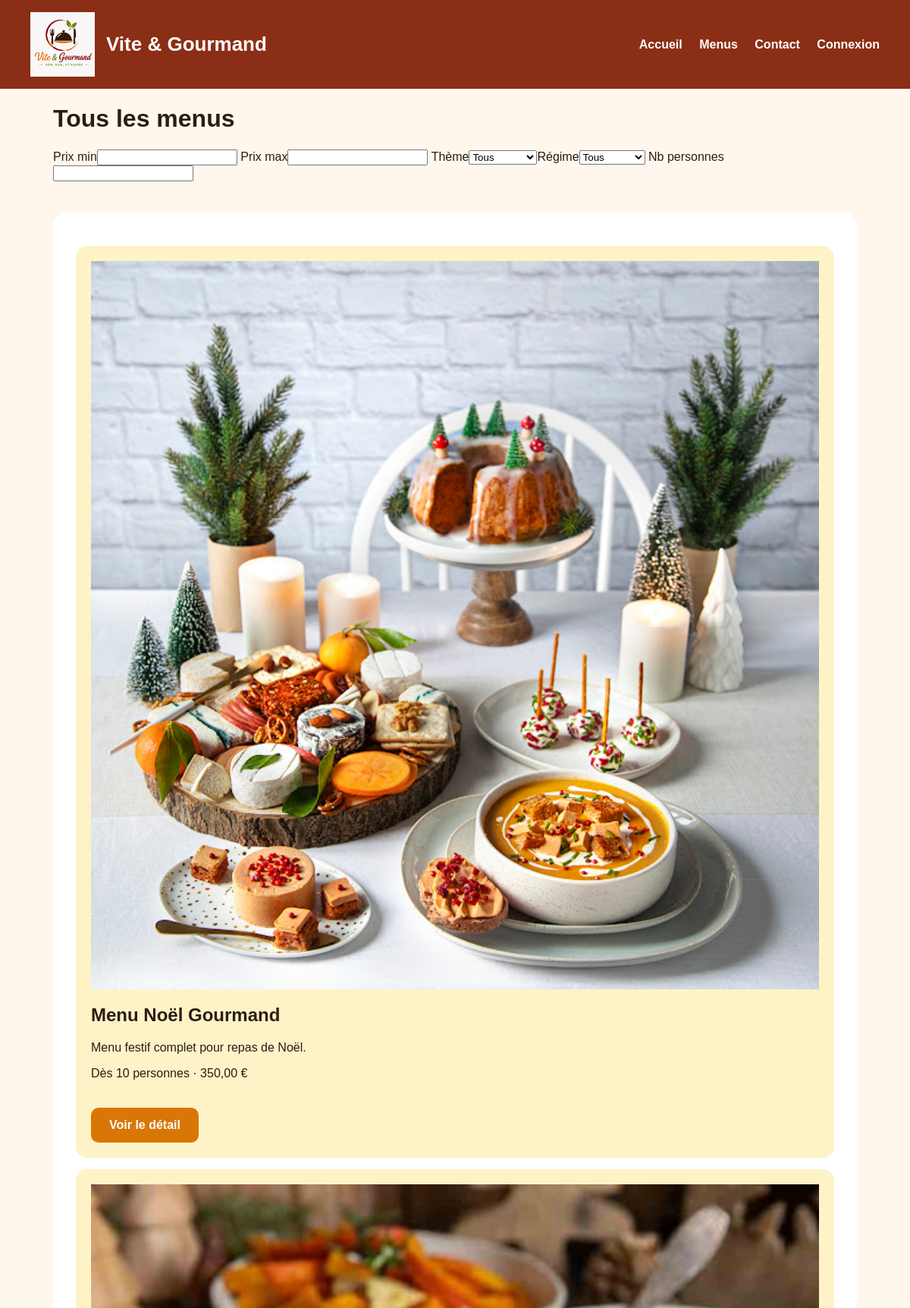
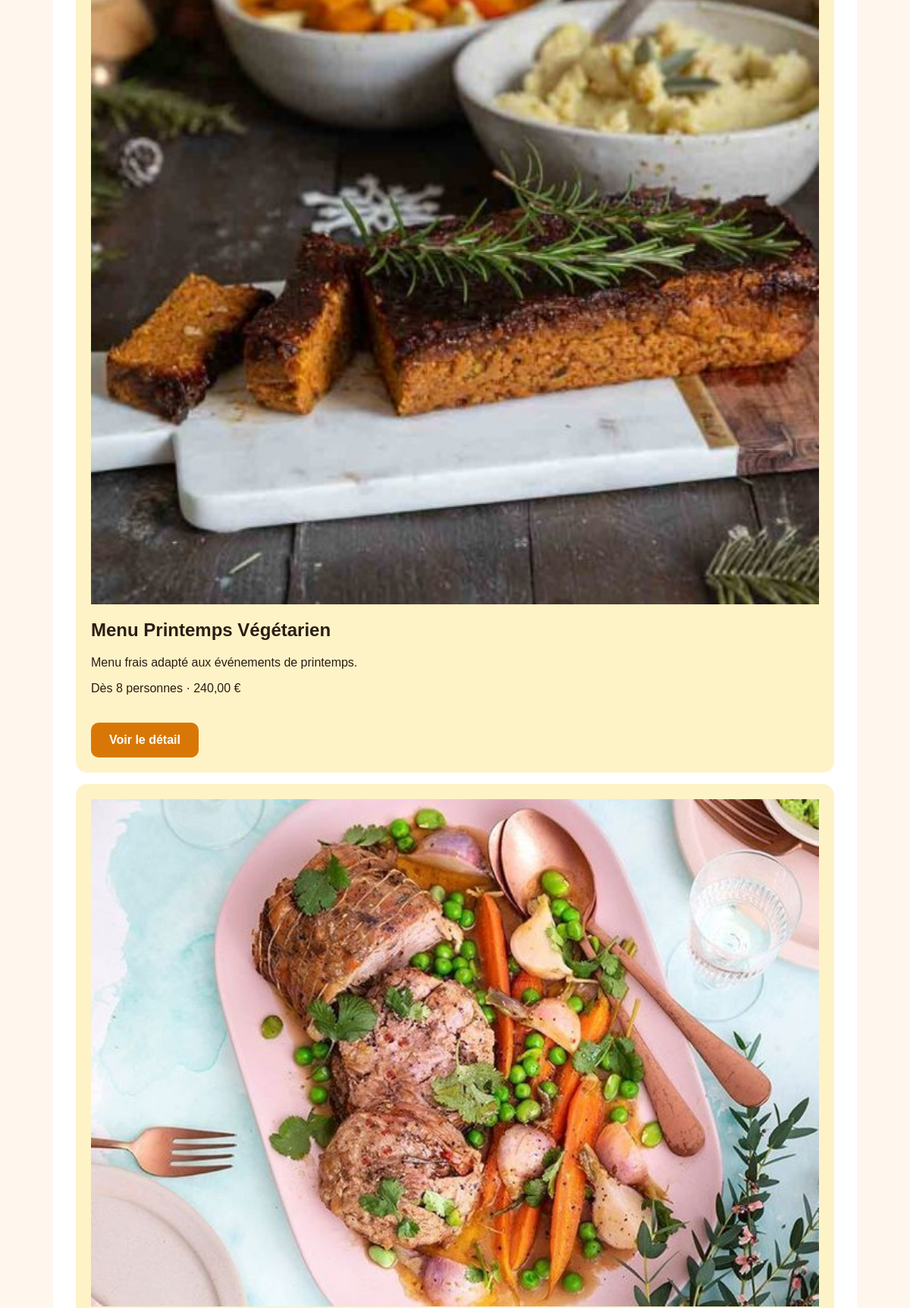
Page /public/index.php?page=menus (upper part) on the committed database (2 pictures, top to bottom).
### tables this page shows
CREATE TABLE menus(id INT AUTO_INCREMENT PRIMARY KEY,title VARCHAR(150) NOT NULL,description TEXT NOT NULL,conditions TEXT NOT NULL,theme_id INT NOT NULL,diet_id INT NOT NULL,min_people INT NOT NULL,base_price DECIMAL(10,2) NOT NULL,stock INT NOT NULL DEFAULT 0,image_url VARCHAR(255),is_active BOOLEAN DEFAULT TRUE,created_at DATETIME DEFAULT CURRENT_TIMESTAMP,FOREIGN KEY(theme_id) REFERENCES themes(id),FOREIGN KEY(diet_id) REFERENCES diets(id));

### app/core/View.php (called while the page is built)
<?php
final class View
{
    public static function render(string $view, array $data = []): void
    {
        extract($data);
        require __DIR__ . '/../views/layouts/header.php';
        require __DIR__ . '/../views/' . $view . '.php';
        require __DIR__ . '/../views/layouts/footer.php';
    }
}

### app/controllers/MenuController.php (called while the page is built, shortened)
<?php
final class MenuController
{
    public function index(): void { View::render('menus/index',['menus'=>Menu::all($_GET)]); }
}

### public/index.php (called while the page is built, shortened)
<?php
require __DIR__ . '/../app/core/Database.php';
require __DIR__ . '/../app/core/Security.php';
require __DIR__ . '/../app/core/View.php';
$page = $_GET['page'] ?? 'home';
$routes = [
    'home' => fn() => View::render('home/index', ['reviews' => Review::approved()]),
    'menus' => fn() => (new MenuController())->index(),
    'api_menus' => fn() => (new MenuController())->api(),
    'menu' => fn() => (new MenuController())->show(),
    'login' => fn() => (new AuthController())->login(),
    'do_login' => fn() => (new AuthController())->doLogin(),
    'register' => fn() => (new AuthController())->register(),
    'do_register' => fn() => (new AuthController())->doRegister(),
    'logout' => fn() => (new AuthController())->logout(),
    'order_create' => fn() => (new OrderController())->create(),
    'order_store' => fn() => (new OrderController())->store(),
    'user_orders' => fn() => (new OrderController())->mine(),
    'dashboard' => fn() => View::render('user/dashboard'),
    'employee_orders' => fn() => (new OrderController())->employeeList(),
    'order_status' => fn() => (new OrderController())->status(),
    'order_cancel' => fn() => (new OrderController())->cancel(),
    'admin' => fn() => (new AdminController())->dashboard(),
    'admin_employees' => fn() => (new AdminController())->employees(),
    'admin_employee_create' => fn() => (new AdminController())->createEmployee(),
    'admin_employee_disable' => fn() => (new AdminController())->disableEmployee(),
    'contact' => fn() => (new ContactController())->form(),
    'contact_send' => fn() => (new ContactController())->send(),
    'legal' => fn() => View::render('home/legal'),
    'cgv' => fn() => View::render('home/cgv'),
    'review_store' => fn() => (new ReviewController())->store(),
    'forgot_password' => fn() => (new AuthController())->forgotPassword(),
    'send_reset_link' => fn() => (new AuthController())->sendResetLink(),
    'reset_password' => fn() => (new AuthController())->resetPassword(),
    'update_password' => fn() => (new AuthController())->updatePassword(),
    'admin_reviews' => fn() => (new AdminController())->reviews(),
    'admin_review_approve' => fn() => (new AdminController())->approveReview(),
    'admin_review_refuse' => fn() => (new AdminController())->refuseReview(),
    'admin' => fn() => (new AdminController())->dashboard(),
    'admin_analytics' => fn() => (new AnalyticsController())->index(),
];
($routes[$page] ?? $routes['home'])();

### app/config/config.php (called while the page is built)
<?php
$env = static function (string $name, ?string $default = null): ?string {
    $value = getenv($name);
    if ($value !== false && $value !== '') {
        return $value;
    }
    if (isset($_ENV[$name]) && $_ENV[$name] !== '') {
        return $_ENV[$name];
    }
    return $default;
};
return [
    'app_name' => 'Vite & Gourmand',
    'base_url' => $env(
        'APP_URL',
        'http://localhost:8000'
    ),
    'db' => [
        'host' => $env(
            'DB_HOST',
            $env('MYSQLHOST', '127.0.0.1')
        ),
        'port' => $env(
            'DB_PORT',
            $env('MYSQLPORT', '3308')
        ),
        'name' => $env(
            'DB_NAME',
            $env('MYSQLDATABASE', 'vite_gourmand')
        ),
        'user' => $env(
            'DB_USER',
            $env('MYSQLUSER', 'root')
        ),
        'password' => $env(
            'DB_PASS',
            $env('MYSQLPASSWORD', '')
        ),
        'charset' => 'utf8mb4',
    ],
    'mongo_uri' => $env(
        'MONGO_URI',
        'mongodb://127.0.0.1:27017'
    ),
    'mongo_database' => $env(
        'MONGO_DB',
        'vite_gourmand_stats'
    ),
    'mail_from' => $env(
        'MAIL_FROM',
        'contact@vite-gourmand.local'
    ),
    'security' => [
        'session_name' => 'VG_SESSION',
        'csrf_key' => '_csrf_token',
        'password_regex' => '/^(?=.*[a-z])(?=.*[A-Z])(?=.*\d)(?=.*[^A-Za-z0-9]).{10,}$/',
    ],
];

### app/core/Database.php (called while the page is built)
<?php
final class Database
{
    private static ?PDO $pdo = null;
    public static function pdo(): PDO
    {
        if (self::$pdo === null) {
            $config = require __DIR__ . '/../config/config.php';
            $db = $config['db'];
            $dsn = sprintf(
                'mysql:host=%s;port=%s;dbname=%s;charset=%s',
                $db['host'],
                $db['port'],
                $db['name'],
                $db['charset']
            );
            self::$pdo = new PDO($dsn, $db['user'], $db['password'], [
                PDO::ATTR_ERRMODE => PDO::ERRMODE_EXCEPTION,
                PDO::ATTR_DEFAULT_FETCH_MODE => PDO::FETCH_ASSOC,
                PDO::ATTR_EMULATE_PREPARES => false,
            ]);
        }
        return self::$pdo;
    }
}

### app/models/Menu.php (called while the page is built, shortened)
<?php
final class Menu
{
    public static function all(array $filters=[]): array
    {
        $where=['m.is_active=1']; $params=[];
        $sql='SELECT m.*, t.label theme, d.label diet FROM menus m JOIN themes t ON t.id=m.theme_id JOIN diets d ON d.id=m.diet_id WHERE '.implode(' AND ',$where).' ORDER BY m.created_at DESC';
        $s=Database::pdo()->prepare($sql); $s->execute($params); return $s->fetchAll();
    }
}

### app/core/Security.php (called while the page is built, shortened)
<?php
final class Security
{
    public static function startSession(): void
    {
        $config = require __DIR__ . '/../config/config.php';
    }
    public static function e(?string $value): string { return htmlspecialchars($value ?? '', ENT_QUOTES, 'UTF-8'); }
}

### app/views/menus/index.php (the view, shortened to what this page needs)
<h1>Tous les menus</h1>
<form id="filters" class="filters">
    <label>Prix min<input name="min_price" type="number" step="0.01"></label>
    <label>Prix max<input name="max_price" type="number" step="0.01"></label>
    <label>Thème<select name="theme_id">
            <option value="">Tous</option>
        </select></label><label>Régime<select name="diet_id">
            <option value="">Tous</option>
        </select>
    </label>
    <label>Nb personnes<input name="min_people" type="number"></label>
</form>
<section id="menu-list" class="grid"><?php foreach ($menus as $m): ?>
        <article class="card menu-card">
            <img src="<?= Security::e($m['image_url']) ?>" alt="<?= Security::e($m['title']) ?>">
            <h2><?= Security::e($m['title']) ?>
            </h2>
            <p><?= Security::e($m['description']) ?></p>
            <p>Dès <?= (int)$m['min_people'] ?> personnes · <?= number_format($m['base_price'], 2, ',', ' ') ?> €</p>
            <a class="btn" href="index.php?page=menu&id=<?= $m['id'] ?>">Voir le détail</a>
        </article><?php endforeach; ?>
</section>

### public/assets/css/style.css (style rules this page uses)
* { box-sizing: border-box; }
body { margin: 0; font-family: Arial, sans-serif; background: #fff7ed; color: #2b1d14; }
.btn { display: inline-block; margin-top: 20px; padding: 14px 24px; background: #d97706; color: white; text-decoration: none; border-radius: 10px; font-weight: bold; }
section { margin: 40px auto; padding: 30px; background: white; border-radius: 20px; }
.card { background: #fef3c7; padding: 20px; border-radius: 15px; margin-top: 15px; overflow: hidden; }
img { max-width: 100%; height: auto; }
.menu-card, .card, .menu-item { max-width: 100%; box-sizing: border-box; overflow: hidden; }
.menu-card img, .card img, .menu-item img { width: 100%; max-width: 100%; height: auto; display: block; object-fit: cover; }

### rows in the picture
menus: image_url (picture), title "Menu Noël Gourmand", description "Menu festif complet pour repas de Noël.", min_people "10", base_price "350,00"
menus: image_url (picture), title "Menu Printemps Végétarien", description "Menu frais adapté aux événements de printemps.", min_people "8", base_price "240,00"
menus: image_url (picture)
